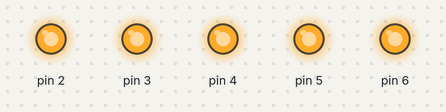
Bench run of a sketch on a simulated Arduino Uno, built with avr-gcc and run on an emulated ATmega328P. Shown: output pins drawn as LEDs (lit = HIGH).

Above: at 1.0 s.
At 3.0 s:
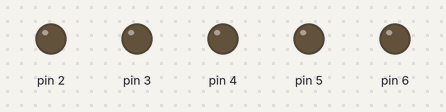
Timing chart, 0 to 5.2 s (numbered marks = the images above):
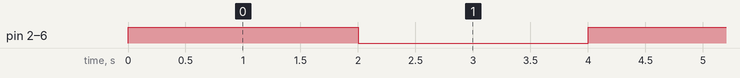

Measured:
- by itself, pin 2–6: alternates HIGH for 2.0 s and LOW for 2.0 s

The sketch:

pt3.ino
```cpp
// C++ code
//
void setup()
{
  pinMode(2, OUTPUT);
  pinMode(3, OUTPUT);
  pinMode(4, OUTPUT);
  pinMode(5, OUTPUT);
  pinMode(6, OUTPUT);
}

void loop()
{
  digitalWrite(2, HIGH);
  digitalWrite(3, HIGH);
  digitalWrite(4, HIGH);
  digitalWrite(5, HIGH);
  digitalWrite(6, HIGH);
  delay(2000);
  digitalWrite(2, LOW);
  digitalWrite(3, LOW);
  digitalWrite(4, LOW);
  digitalWrite(5, LOW);
  digitalWrite(6, LOW);
  delay(2000);
}


//OBS: fiquei com dúvida se seria um intervalo de 2 segundos entre acender cada led ou intervalo de 2s entre acender todos e apagar todos no final
```
